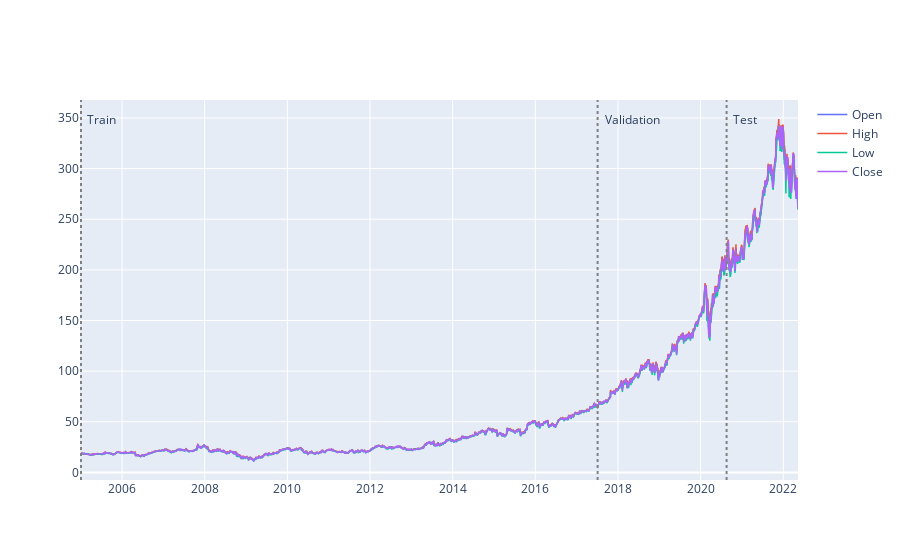

Source (notebook cell):
### Code cell
panel.plot()

### Figure 1 — Plotly figure (JSON) as saved in the notebook; plotly's stock layout.template omitted (floating-point values rounded to 4 significant figures; data arrays with more than 128 entries replaced by an {"elided": "..."} marker saying what was removed)
{"data": [{"line": {"width": 1.5}, "mode": "lines", "name": "Open", "type": "scatter", "x": {"elided": "4370 str values"}, "y": {"elided": "4370 float values"}}, {"line": {"width": 1.5}, "mode": "lines", "name": "High", "type": "scatter", "x": {"elided": "4370 str values"}, "y": {"elided": "4370 float values"}}, {"line": {"width": 1.5}, "mode": "lines", "name": "Low", "type": "scatter", "x": {"elided": "4370 str values"}, "y": {"elided": "4370 float values"}}, {"line": {"width": 1.5}, "mode": "lines", "name": "Close", "type": "scatter", "x": {"elided": "4370 str values"}, "y": {"elided": "4370 float values"}}], "layout": {"annotations": [{"showarrow": false, "text": "Train", "x": "2005-01-03T00:00:00", "xshift": 20, "y": 348.9}, {"showarrow": false, "text": "Validation", "x": "2017-07-05T00:00:00", "xshift": 35, "y": 348.9}, {"showarrow": false, "text": "Test", "x": "2020-08-18T00:00:00", "xshift": 18, "y": 348.9}], "shapes": [{"line": {"color": "gray", "dash": "dot"}, "opacity": 1, "type": "line", "x0": "2005-01-03T00:00:00", "x1": "2005-01-03T00:00:00", "xref": "x", "y0": 0, "y1": 1, "yref": "y domain"}, {"line": {"color": "gray", "dash": "dot"}, "opacity": 1, "type": "line", "x0": "2017-07-05T00:00:00", "x1": "2017-07-05T00:00:00", "xref": "x", "y0": 0, "y1": 1, "yref": "y domain"}, {"line": {"color": "gray", "dash": "dot"}, "opacity": 1, "type": "line", "x0": "2020-08-18T00:00:00", "x1": "2020-08-18T00:00:00", "xref": "x", "y0": 0, "y1": 1, "yref": "y domain"}]}}
